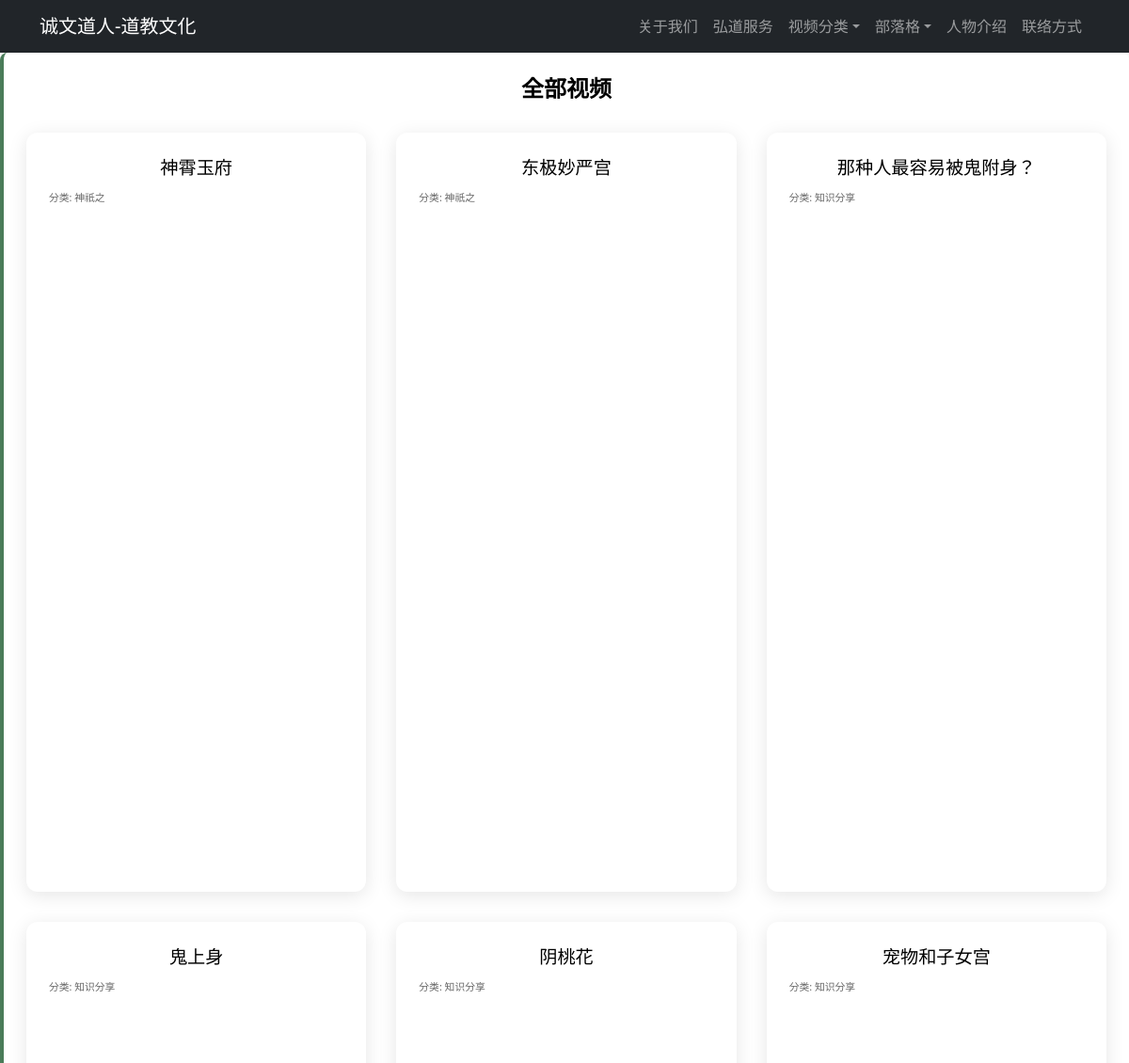
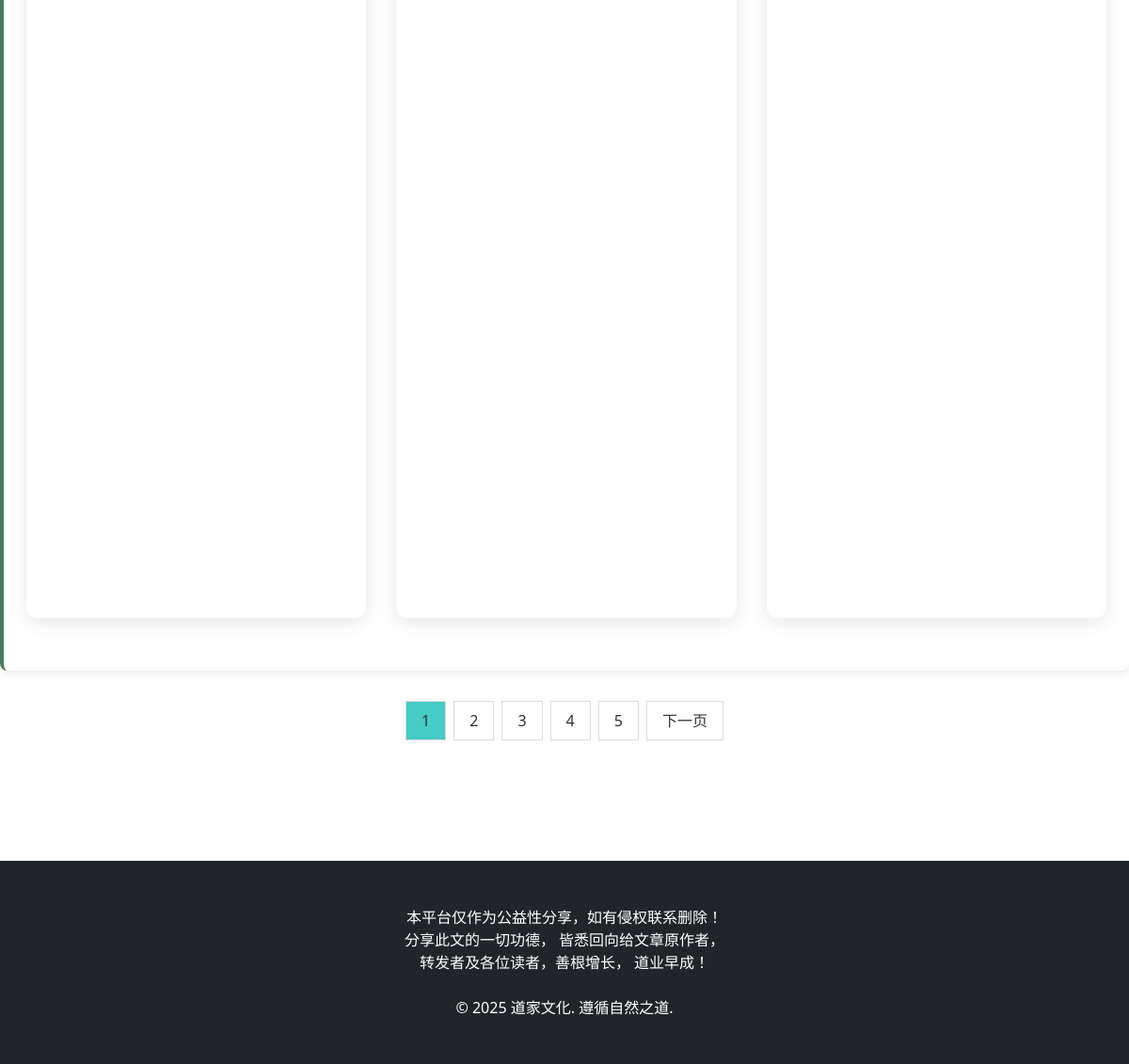
Screenshot of /videos/ with the database file from the repository (2 pictures, top to bottom).
### Taoism_site/models.py (models this page shows, shortened)
class TK_Video(models.Model):
	title = models.CharField(max_length = 250)
	category = models.ForeignKey(TK_Category, on_delete = models.CASCADE, default = 1)
	link =  models.URLField(blank=True, null=True)
	video_id = models.CharField(max_length = 250, blank=True, null=True	)
	created_at = models.DateTimeField(default=datetime.datetime.now)
	class Meta:
		ordering = ['-created_at']
		verbose_name_plural = 'TK_Videos'

class TK_Category(models.Model):
	name = models.CharField(max_length = 250)
	class Meta:
		verbose_name_plural = 'TK_Categories'

### Taoism_site/views.py (the view)
# urls.py: path('videos/', views.all_videos, name='all_videos'),
def all_videos(request):
    video_list = TK_Video.objects.all()
    paginator = Paginator(video_list, 6)  # 6 videos per page
    page_number = request.GET.get('page')
    page_obj = paginator.get_page(page_number)
    context = get_common_context()
    context.update({
        'page_obj': page_obj,
        'video_count': video_list.count(),
        'tk_categories' :  TK_Category.objects.all(),
        'blog_categories': Blog_Category.objects.all(),
    })
    return render(request, 'all_videos.html', context)

### Taoism_site/views.py (called while the page is built)
def get_common_context():
	latest_post = Post.objects.filter(is_published=True).order_by('-created_at').first()
	latest_video = TK_Video.objects.all().order_by('-created_at').first()
	return {
		'latest_post': latest_post,
		'latest_video': latest_video,
		'blog_categories': Blog_Category.objects.all(),
		'tk_categories' : TK_Category.objects.all(),
    }

### Taoism_site/templates/all_videos.html (shortened to what this page needs)
{% extends 'base.html' %}
{% load static %}
{% block content %}
<div class="posts">
    <div class="post-card">
        <center><h1 class="post-title" style="font-weight: bold; color:black;">全部视频</h1></center>
    <div class="videos-grid">
        {% for video in page_obj %}
        <div class="video-card">
            <div class="video-info mb-0">
                <center>
                <h3 class="video-title" style="color:black;">{{ video.title }}</h3>
                </center>
                <div class="video-meta">
                    <sub>分类: <a href="{% url 'category_videos' video.category.name %}">{{ video.category.name }}</a></sub>
                </div>
            </div>
            <div class="video-container">
            </div>
        </div>
        {% empty %}
        <div class="post-card">
            <p>暂无视频</p>
        </div>
        {% endfor %}
    </div>
</div>
</div>
{% if page_obj.has_other_pages %}
<nav>
    <ul class="pagination">
        {% for num in page_obj.paginator.page_range %}
            {% if page_obj.number == num %}
            <li class="current"><span>{{ num }}</span></li>
            {% else %}
            <li><a href="?page={{ num }}">{{ num }}</a></li>
            {% endif %}
        {% endfor %}
        {% if page_obj.has_next %}
        <li><a href="?page={{ page_obj.next_page_number }}">下一页</a></li>
        {% endif %}
    </ul>
</nav>
{% endif %}
{% endblock %}

### Taoism_site/templates/base.html (shortened to what this page needs)
{% load static %}
<!DOCTYPE html>
<html lang="en">
    <head>
        <link href="{% static 'css/styles.css' %}" rel="stylesheet" />
    </head>
    <body>
        {% include 'navbar.html' %}
        {% block content %}
        {% endblock %}
        <section class="py-5">
        </section>
        <footer class="py-5 bg-dark">
            <div class="container">
                <p class="m-0 text-center text-white">
                    本平台仅作为公益性分享，如有侵权联系删除！<br/>
                    分享此文的一切功德， 皆悉回向给文章原作者，<br/>转发者及各位读者，善根增长， 道业早成！
                </p></div><br/>
                <p class="m-0 text-center text-white">&copy; 2025 道家文化. 遵循自然之道.</p>
        </footer>
    </body>
</html>

### Taoism_site/templates/navbar.html (shortened to what this page needs)
        <nav class="navbar navbar-expand-lg navbar-dark bg-dark">
            <div class="container">
                <a class="navbar-brand" href="{% url 'home' %}">诚文道人-道教文化</a>
                <div class="collapse navbar-collapse" id="navbarSupportedContent">
                    <ul class="navbar-nav ms-auto mb-2 mb-lg-0">
                        <li class="nav-item"><a class="nav-link" href="{% url 'home' %}">关于我们</a></li>
                        <li class="nav-item"><a class="nav-link" href="{% url 'service' %}">弘道服务</a></li>
                        <li class="nav-item dropdown">
                            <a class="nav-link dropdown-toggle" id="navbarDropdown" href="{% url 'all_videos' %}" role="button" data-bs-toggle="dropdown" aria-expanded="false">视频分类</a>
                        </li>
                        <li class="nav-item dropdown">
                            <a class="nav-link dropdown-toggle" id="navbarDropdown" href="{% url 'blogs' %}" role="button" data-bs-toggle="dropdown" aria-expanded="false">部落格</a>
                        </li>
                        <li class="nav-item"><a class="nav-link" href="{% url 'shijie' %}">人物介绍</a></li>
                        <li class="nav-item"><a class="nav-link" href="{% url 'contactus' %}">联络方式</a></li>
                    </ul>
                </div>
            </div>
        </nav>

### Taoism_site/templates/all_videos.html (style rules this page uses)
.videos-grid { display: grid; grid-template-columns: repeat(auto-fill, minmax(350px, 1fr)); gap: 2rem; margin: 2rem 0; }
.video-card { background: white; border-radius: 12px; overflow: hidden; box-shadow: 0 4px 20px rgba(0,0,0,0.1); transition: transform 0.3s; }
.video-container { position: relative; width: 100%; min-height: 700px; }
.video-info { padding: 1.5rem; }
.video-title { color: #2c5530; margin-bottom: 1rem; font-size: 1.2rem; line-height: 1.4; }
.video-meta { color: #666; font-size: 0.9rem; margin-bottom: 1rem; display: flex; flex-wrap: wrap; gap: 1rem; }
.video-meta a { color: inherit; text-decoration: none; }

### rows the page displays
TK_Video: title "神霄玉府", category.name "神祇之"
TK_Video: title "东极妙严宫", category.name "神祇之"
TK_Video: title "那种人最容易被鬼附身？", category.name "知识分享"
TK_Video: title "鬼上身", category.name "知识分享"
TK_Video: title "阴桃花", category.name "知识分享"
TK_Video: title "宠物和子女宫", category.name "知识分享"

### other values shown
{{ num }} "1"
{{ num }} "2" "3" "4" "5"
